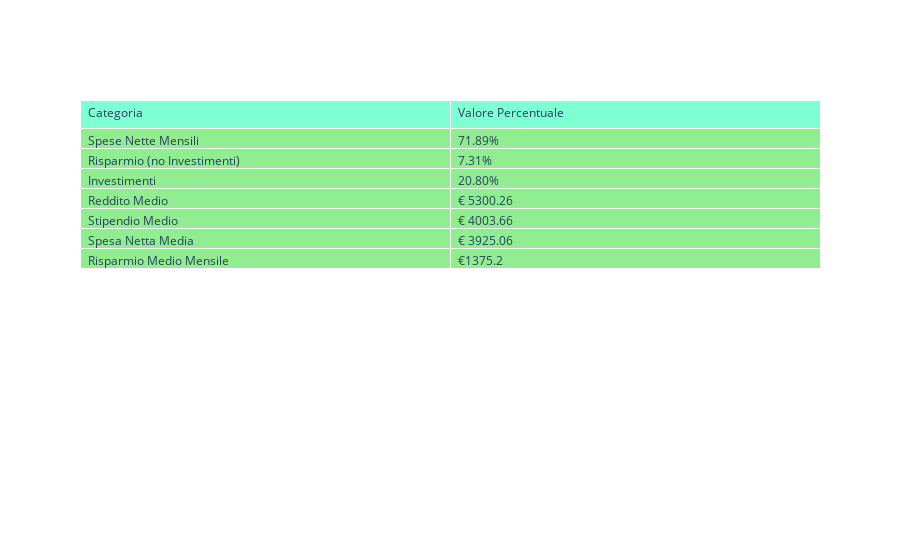
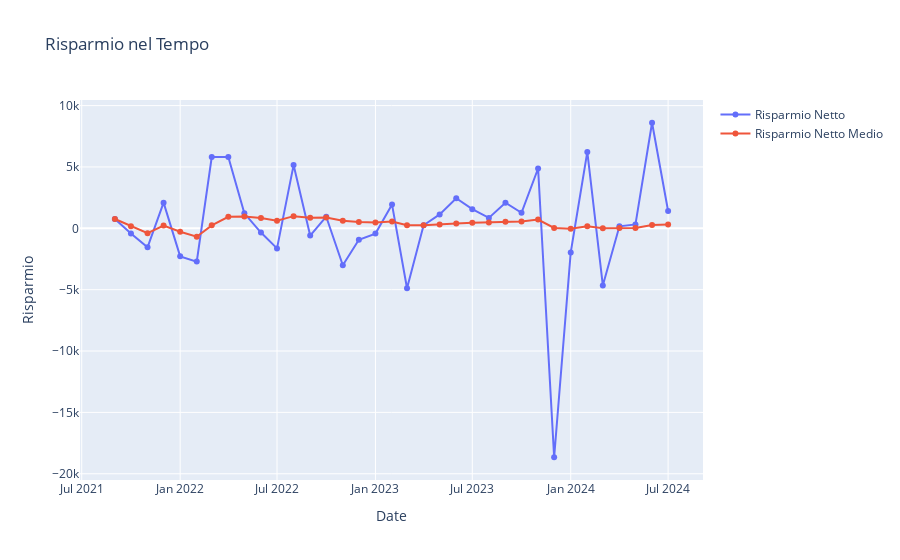

The code cell stored with these charts, in order, in its notebook:
### Markdown cell above
**GRAFICI CON DATI DA CSV**
==================

### Code cell
# Dizionario per i dati
data_summary = {
    "Spese Nette Mensili": format_percentage(spese_nette_perct_avg_values[-1]),
    "Risparmio (no Investimenti)": format_percentage(risparmio_no_invest_perct_avg_values[-1]),
    "Investimenti": format_percentage(investement_total_perct_avg_values[-1]),
    "Reddito Medio": f"€ {reddito_avg_values[-1]:.2f}",
    "Stipendio Medio": f"€ {reddito_only_ifx_avg_values[-1]:.2f}",
    "Spesa Netta Media": f"€ {spese_nette_avg_values[-1]:.2f}",
    "Risparmio Medio Mensile": f"€{risparmio_invest_liquid_avg_values[-1]}"
}

# Creazione di un DataFrame pandas
df_summary = pd.DataFrame(list(data_summary.items()), columns=['Categoria', 'Valore Percentuale'])

# Chiamata della funzione per visualizzare la tabella
show_table(df_summary)

# Dati per i grafici - sostituisci questi con i tuoi dati reali
data = {
    "Risparmio": {
        "data": [risparmio_netto_collect, risparmio_netto_avg_values],
        "names": ["Risparmio Netto", "Risparmio Netto Medio"]
    },
    "Reddito": {
        "data": [reddito_collect, reddito_avg_values],
        "names": ["Reddito Percepito", "Reddito Medio"]
    },
    "Spese Mensili": {
        "data": [spese_collect, spese_total_avg_values],
        "names": ["Spese Mensili", "Spese Medie Mensili"]
    },
    "Spese - Investimenti": {
        "data": [spese_nette_values, spese_nette_avg_values],
        "names": ["Spese - Investimenti Mensili", "Spese - Investimenti Medi"]
    },
    "Confronti Reddito, Investimenti, Risparmio": {
        "data": [
            investment_collect_avg_values,
            risparmio_total_avg_values,
            reddito_avg_values,
            investement_total_list,
            risparmio_total_list,
            reddito_total_list,
            spese_nette_total_list,
            risparmio_netto_collect,
            risparmio_invest_liquid_total_list,
        ],
        "names": [
            "Investimenti Mensili Medi",
            "Risparmio Accumulato Medio (Liquidità)",
            "Reddito Mensile Mensile",
            "Investimenti Totali",
            "Risparmio Accumulato (Liquidità)",
            "Reddito Totale",
            "Spese Totali senza Investimenti",
            "Risparmio Mensile senza Investimenti (Liquidità)",
            "Risparmio Liquidità + Investimenti Mensile",
        ]
    },
    "Confronti Reddito, Investimenti, Risparmio Medio Percentuali": {
        "data": [
            investement_total_perct_avg_values,
            risparmio_no_invest_perct_avg_values,
            spese_nette_perct_avg_values,
            risparmio_global_perct_avg_values,
            costo_casa_perct_avg_values,
        ],
        "names": [
            "Investimenti/Reddito Percentuali AVG Mensili",
            "Risparmio (senza Investimenti)/Reddito Percentuali Accumulato AVG Mensili",
            "Spese Nette/Reddito Percentuali AVG Mensili",
            "Risparmio Globale Percentuali AVG Mensili",
            "Costo Casa AVG Percentuali Mensili",
        ]
    },
    "Confronti Reddito, Investimenti, Risparmio Mensili Percentuali": {
        "data": [
            investement_total_perct_values,
            risparmio_no_invest_perct_values,
            spese_nette_perct_values,
            risparmio_global_perct_values,
            costo_casa_perct_values,
        ],
        "names": [
            "Investimenti/Reddito Percentuali Mensili",
            "Risparmio(senza Investimenti)/Reddito Percentuali Accumulato Mensili",
            "Spese Nette/Reddito Percentuali Mensili",
            "Risparmio Globale Percentuali Mensili",
            "Costo Casa Percentuali Mensili",
        ]
    },
    # Aggiungi altri dataset qui...
}


# Collegamento dei widget con la funzione di creazione dei grafici
type_selector = create_type_selector(data)
interactive_plot = interactive(create_interactive_plot, data=fixed(data), choice=type_selector)

# Display dei widget e del grafico interattivo
display(interactive_plot)

### Figure 1 — Plotly figure (JSON) as saved in the notebook; plotly's stock layout.template omitted (floating-point values rounded to 4 significant figures)
{"data": [{"cells": {"align": "left", "fill": {"color": "lightgreen"}, "values": [["Spese Nette Mensili", "Risparmio (no Investimenti)", "Investimenti", "Reddito Medio", "Stipendio Medio", "Spesa Netta Media", "Risparmio Medio Mensile"], ["71.89%", "7.31%", "20.80%", "€ 5300.26", "€ 4003.66", "€ 3925.06", "€1375.2"]]}, "header": {"align": "left", "fill": {"color": "aquamarine"}, "values": ["Categoria", "Valore Percentuale"]}, "type": "table"}], "layout": {}}

### Figure 2 — Plotly figure (JSON) as saved in the notebook; plotly's stock layout.template omitted (floating-point values rounded to 4 significant figures)
{"data": [{"mode": "lines+markers", "name": "Risparmio Netto", "type": "scatter", "x": ["2021-09-01T00:00:00", "2021-10-01T00:00:00", "2021-11-01T00:00:00", "2021-12-01T00:00:00", "2022-01-01T00:00:00", "2022-02-01T00:00:00", "2022-03-01T00:00:00", "2022-04-01T00:00:00", "2022-05-01T00:00:00", "2022-06-01T00:00:00", "2022-07-01T00:00:00", "2022-08-01T00:00:00", "2022-09-01T00:00:00", "2022-10-01T00:00:00", "2022-11-01T00:00:00", "2022-12-01T00:00:00", "2023-01-01T00:00:00", "2023-02-01T00:00:00", "2023-03-01T00:00:00", "2023-04-01T00:00:00", "2023-05-01T00:00:00", "2023-06-01T00:00:00", "2023-07-01T00:00:00", "2023-08-01T00:00:00", "2023-09-01T00:00:00", "2023-10-01T00:00:00", "2023-11-01T00:00:00", "2023-12-01T00:00:00", "2024-01-01T00:00:00", "2024-02-01T00:00:00", "2024-03-01T00:00:00", "2024-04-01T00:00:00", "2024-05-01T00:00:00", "2024-06-01T00:00:00", "2024-07-01T00:00:00"], "y": [757, -417, -1547, 2092, -2285, -2713, 5808, 5814, 1224, -343, -1635, 5153, -590, 947, -3005, -936, -428, 1935, -4886, 249, 1135, 2457, 1559, 850, 2084, 1268, 4873, -18655, -1964, 6225, -4657, 164, 318, 8603, 1411]}, {"mode": "lines+markers", "name": "Risparmio Netto Medio", "type": "scatter", "x": ["2021-09-01T00:00:00", "2021-10-01T00:00:00", "2021-11-01T00:00:00", "2021-12-01T00:00:00", "2022-01-01T00:00:00", "2022-02-01T00:00:00", "2022-03-01T00:00:00", "2022-04-01T00:00:00", "2022-05-01T00:00:00", "2022-06-01T00:00:00", "2022-07-01T00:00:00", "2022-08-01T00:00:00", "2022-09-01T00:00:00", "2022-10-01T00:00:00", "2022-11-01T00:00:00", "2022-12-01T00:00:00", "2023-01-01T00:00:00", "2023-02-01T00:00:00", "2023-03-01T00:00:00", "2023-04-01T00:00:00", "2023-05-01T00:00:00", "2023-06-01T00:00:00", "2023-07-01T00:00:00", "2023-08-01T00:00:00", "2023-09-01T00:00:00", "2023-10-01T00:00:00", "2023-11-01T00:00:00", "2023-12-01T00:00:00", "2024-01-01T00:00:00", "2024-02-01T00:00:00", "2024-03-01T00:00:00", "2024-04-01T00:00:00", "2024-05-01T00:00:00", "2024-06-01T00:00:00", "2024-07-01T00:00:00"], "y": [757, 170, -402.3, 221.2, -280, -685.5, 242.1, 938.6, 970.3, 839, 614.1, 992.3, 870.6, 876.1, 617.3, 520.2, 464.5, 546.2, 260.3, 259.7, 301.4, 399.4, 449.8, 466.5, 531.2, 559.5, 719.3, 27.32, -41.34, 167.5, 11.9, 16.66, 25.79, 278.1, 310.4]}], "layout": {"title": {"text": "Risparmio nel Tempo"}, "xaxis": {"title": {"text": "Date"}}, "yaxis": {"title": {"text": "Risparmio"}}}}
